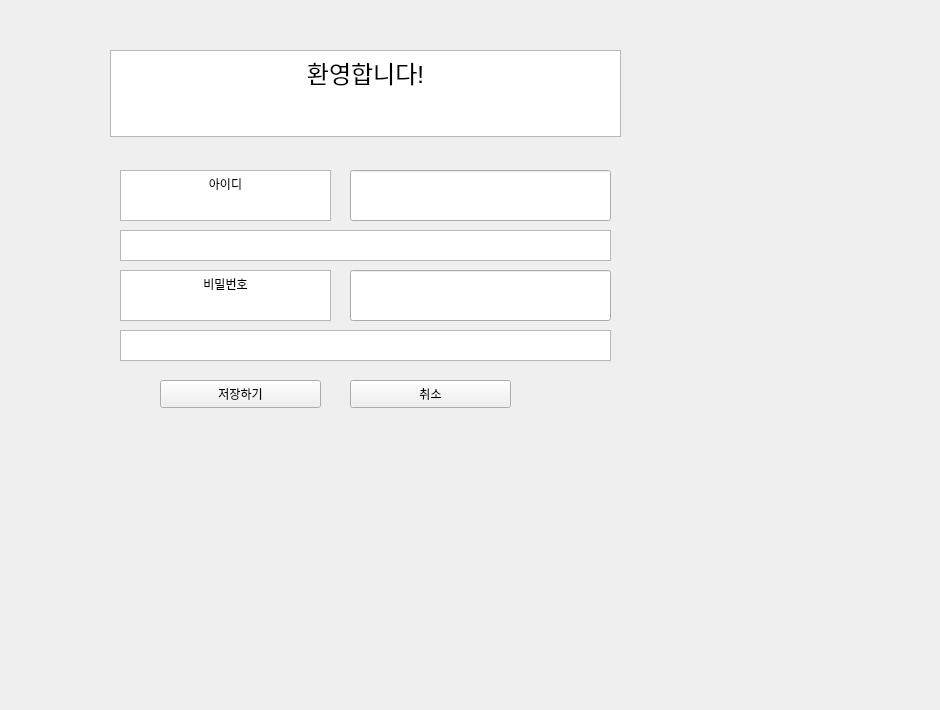
      <widget class="QWidget" name="page6_register">
       <widget class="QWidget" name="widget_9" native="true">
        <property name="geometry">
         <rect>
          <x>20</x>
          <y>10</y>
          <width>911</width>
          <height>691</height>
         </rect>
        </property>
        <property name="styleSheet">
         <string notr="true"/>
        </property>
        <widget class="QTextEdit" name="textEdit_32">
         <property name="geometry">
          <rect>
           <x>100</x>
           <y>160</y>
           <width>211</width>
           <height>51</height>
          </rect>
         </property>
         <property name="readOnly">
          <bool>true</bool>
         </property>
         <property name="html">
          <string>&lt;!DOCTYPE HTML PUBLIC &quot;-//W3C//DTD HTML 4.0//EN&quot; &quot;http://www.w3.org/TR/REC-html40/strict.dtd&quot;&gt;
&lt;html&gt;&lt;head&gt;&lt;meta name=&quot;qrichtext&quot; content=&quot;1&quot; /&gt;&lt;style type=&quot;text/css&quot;&gt;
p, li { white-space: pre-wrap; }
&lt;/style&gt;&lt;/head&gt;&lt;body style=&quot; font-family:'Gulim'; font-size:9pt; font-weight:400; font-style:normal;&quot;&gt;
&lt;p align=&quot;center&quot; style=&quot; margin-top:0px; margin-bottom:0px; margin-left:0px; margin-right:0px; -qt-block-indent:0; text-indent:0px;&quot;&gt;아이디&lt;/p&gt;&lt;/body&gt;&lt;/html&gt;</string>
         </property>
        </widget>
        <widget class="QTextEdit" name="textEdit_27">
         <property name="geometry">
          <rect>
           <x>90</x>
           <y>40</y>
           <width>511</width>
           <height>87</height>
          </rect>
         </property>
         <property name="readOnly">
          <bool>true</bool>
         </property>
         <property name="html">
          <string>&lt;!DOCTYPE HTML PUBLIC &quot;-//W3C//DTD HTML 4.0//EN&quot; &quot;http://www.w3.org/TR/REC-html40/strict.dtd&quot;&gt;
&lt;html&gt;&lt;head&gt;&lt;meta name=&quot;qrichtext&quot; content=&quot;1&quot; /&gt;&lt;style type=&quot;text/css&quot;&gt;
p, li { white-space: pre-wrap; }
&lt;/style&gt;&lt;/head&gt;&lt;body style=&quot; font-family:'Gulim'; font-size:9pt; font-weight:400; font-style:normal;&quot;&gt;
&lt;p align=&quot;center&quot; style=&quot; margin-top:0px; margin-bottom:0px; margin-left:0px; margin-right:0px; -qt-block-indent:0; text-indent:0px;&quot;&gt;&lt;span style=&quot; font-size:18pt;&quot;&gt;환영합니다!&lt;/span&gt;&lt;/p&gt;&lt;/body&gt;&lt;/html&gt;</string>
         </property>
        </widget>
        <widget class="QLineEdit" name="register_ID">
         <property name="geometry">
          <rect>
           <x>330</x>
           <y>160</y>
           <width>261</width>
           <height>51</height>
          </rect>
         </property>
        </widget>
        <widget class="QTextEdit" name="textEdit_33">
         <property name="geometry">
          <rect>
           <x>100</x>
           <y>260</y>
           <width>211</width>
           <height>51</height>
          </rect>
         </property>
         <property name="readOnly">
          <bool>true</bool>
         </property>
         <property name="html">
          <string>&lt;!DOCTYPE HTML PUBLIC &quot;-//W3C//DTD HTML 4.0//EN&quot; &quot;http://www.w3.org/TR/REC-html40/strict.dtd&quot;&gt;
&lt;html&gt;&lt;head&gt;&lt;meta name=&quot;qrichtext&quot; content=&quot;1&quot; /&gt;&lt;style type=&quot;text/css&quot;&gt;
p, li { white-space: pre-wrap; }
&lt;/style&gt;&lt;/head&gt;&lt;body style=&quot; font-family:'Gulim'; font-size:9pt; font-weight:400; font-style:normal;&quot;&gt;
&lt;p align=&quot;center&quot; style=&quot; margin-top:0px; margin-bottom:0px; margin-left:0px; margin-right:0px; -qt-block-indent:0; text-indent:0px;&quot;&gt;비밀번호&lt;/p&gt;&lt;/body&gt;&lt;/html&gt;</string>
         </property>
        </widget>
        <widget class="QLineEdit" name="register_PW">
         <property name="geometry">
          <rect>
           <x>330</x>
           <y>260</y>
           <width>261</width>
           <height>51</height>
          </rect>
         </property>
        </widget>
        <widget class="QPushButton" name="register_save">
         <property name="geometry">
          <rect>
           <x>140</x>
           <y>370</y>
           <width>161</width>
           <height>28</height>
          </rect>
         </property>
         <property name="styleSheet">
          <string notr="true">color : black</string>
         </property>
         <property name="text">
          <string>저장하기</string>
         </property>
        </widget>
        <widget class="QPushButton" name="register_cancel">
         <property name="geometry">
          <rect>
           <x>330</x>
           <y>370</y>
           <width>161</width>
           <height>28</height>
          </rect>
         </property>
         <property name="styleSheet">
          <string notr="true">color : black</string>
         </property>
         <property name="text">
          <string>취소</string>
         </property>
        </widget>
        <widget class="QTextEdit" name="id_warning">
         <property name="geometry">
          <rect>
           <x>100</x>
           <y>220</y>
           <width>491</width>
           <height>31</height>
          </rect>
         </property>
        </widget>
        <widget class="QTextEdit" name="pw_warning">
         <property name="geometry">
          <rect>
           <x>100</x>
           <y>320</y>
           <width>491</width>
           <height>31</height>
          </rect>
         </property>
        </widget>
       </widget>
      </widget>
